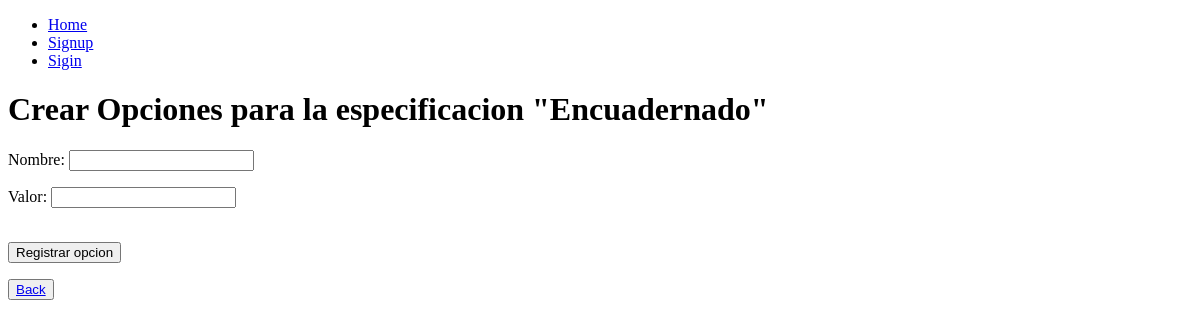
/productos/create/6/especificacion/3, run on an earlier commit of the app's database.
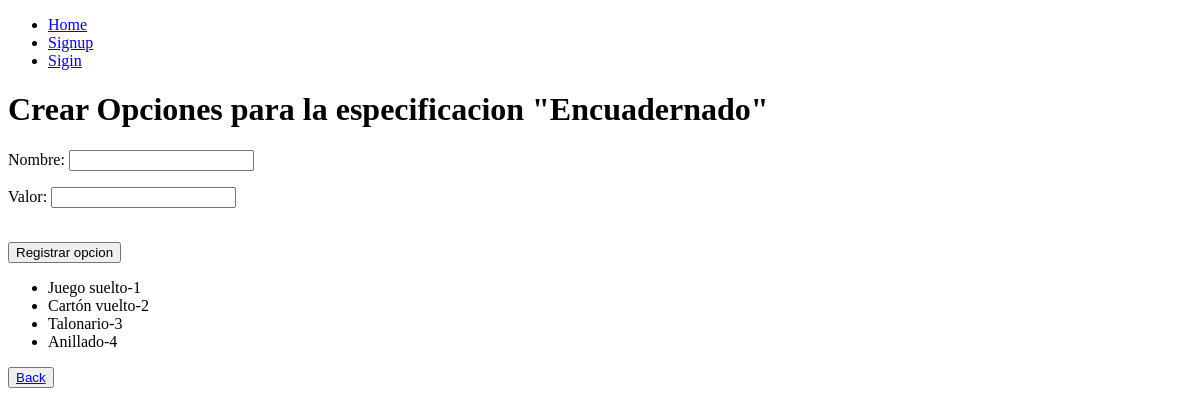
And on a later commit of the database.
### productos/models.py (models this page shows)
class Opcion(models.Model):
    nombre = models.CharField(max_length=100)
    valor = models.IntegerField()

### productos/views.py (the view, shortened to what this page needs)
# urls.py: path('productos/create/<int:producto_id>/especificacion/<int:especificacion_id>',views.create_opcion,name="create_opcion"),
def create_opcion(request,producto_id,especificacion_id):
    especificacionActual = Especificacion.objects.get(id=especificacion_id)
    lstOpcionesEsp = list(OpcionEspecificacion.objects.filter(fk_id_especificacion=especificacionActual.id).values_list('fk_id_opcion', flat=True))
    opciones = Opcion.objects.filter(id__in=lstOpcionesEsp)
    if request.method == 'GET':
        return render(request,'create_opcion.html',{
            'formCreateOpcion':OpcionForm,
            'especificacion':especificacionActual,
            'id_producto':producto_id,
            'opciones':opciones})

### productos/templates/create_opcion.html (shortened to what this page needs)
{% extends 'base.html' %}
{% block content %}
<h1>Crear Opciones para la especificacion "{{especificacion.nombre}}"</h1>
{% if especificacion.tipo_valor == "string" %}
    <form action="/productos/create/{{id_producto}}/especificacion/{{especificacion.id}}" method="POST">
        {{formCreateOpcion.as_p}}
        <br>
        <button>Registrar opcion</button>
        <ul>
            {% for o in opciones %}
                <li>{{o.nombre}}-{{o.valor}}</li>
            {% endfor %}
        </ul>
    </form>
{% endif %}
<button><a href="/productos/create/{{id_producto}}">Back</a></button>
{% endblock %}

What changed in the data, as far as the page shows it:
added Opcion: nombre "Juego suelto", valor "1"
added Opcion: nombre "Cartón vuelto", valor "2"
added Opcion: nombre "Talonario", valor "3"
added Opcion: nombre "Anillado", valor "4"
